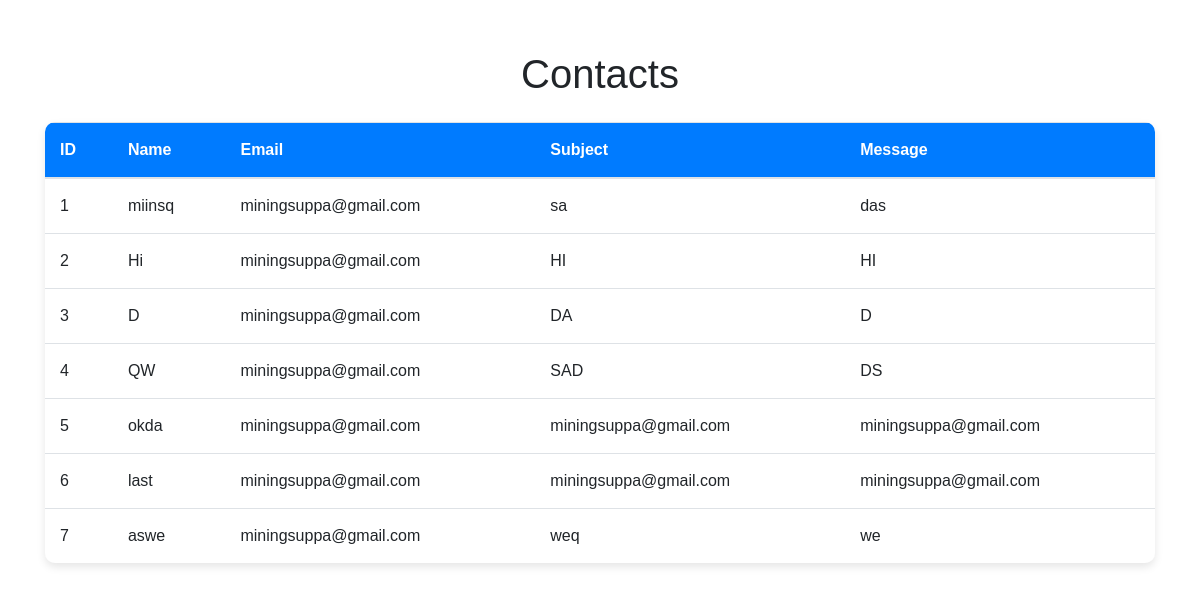
The app's page /view_contacts.php with its own data.
### tables this page shows
CREATE TABLE IF NOT EXISTS `contacts` (
  `id` int(11) NOT NULL AUTO_INCREMENT,
  `name` varchar(255) NOT NULL,
  `email` varchar(255) NOT NULL,
  `subject` varchar(255) NOT NULL,
  `message` text NOT NULL,
  `submitted_at` timestamp NULL DEFAULT CURRENT_TIMESTAMP,
  PRIMARY KEY (`id`)
);

### view_contacts.php (the view, shortened to what this page needs)
<?php
include 'db.php';
$sql = "SELECT * FROM contacts";
$result = $conn->query($sql);
?>
<!DOCTYPE html>
<html lang="en">
<head>
    <link rel="stylesheet" href="https://maxcdn.bootstrapcdn.com/bootstrap/4.5.2/css/bootstrap.min.css">
</head>
<body>
    <div class="container">
        <h1 class="mb-4">Contacts</h1>
        <table class="table table-striped">
            <thead>
                <tr>
                    <th>ID</th>
                    <th>Name</th>
                    <th>Email</th>
                    <th>Subject</th>
                    <th>Message</th>
                </tr>
            </thead>
            <tbody>
                <?php
                if ($result->num_rows > 0) {
                    while($row = $result->fetch_assoc()) {
                        echo "<tr>";
                        echo "<td>" . $row["id"] . "</td>";
                        echo "<td>" . $row["name"] . "</td>";
                        echo "<td>" . $row["email"] . "</td>";
                        echo "<td>" . $row["subject"] . "</td>";
                        echo "<td>" . $row["message"] . "</td>";
                        echo "</tr>";
                    }
                } else {
                    echo "<tr><td colspan='5'>No contacts found</td></tr>";
                }
                ?>
            </tbody>
        </table>
    </div>
</body>
</html>

### view_contacts.php (style rules this page uses)
body { background-image: url('https://www.hdwallpapers.in/download/man_hike_camping_alone_forest_4k_hd_alone-2560x1440.jpg'); font-family: Arial, sans-serif; }
.container { margin-top: 50px; text-align: center; }
.table { background: rgba(255, 255, 255, 0.8); border-radius: 10px; overflow: hidden; box-shadow: 0 4px 8px rgba(0, 0, 0, 0.1); }
.table th, .table td { padding: 15px; text-align: left; }
.table th { background-color: #007bff; color: white; }
.table td { background-color: white; }

### records on screen
contacts: id "1", name "miinsq", email "miningsuppa@gmail.com", subject "sa", message "das"
contacts: id "2", name "Hi", email "miningsuppa@gmail.com", subject "HI", message "HI"
contacts: id "3", name "D", email "miningsuppa@gmail.com", subject "DA", message "D"
contacts: id "4", name "QW", email "miningsuppa@gmail.com", subject "SAD", message "DS"
contacts: id "5", name "okda", email "miningsuppa@gmail.com", subject "miningsuppa@gmail.com", message "miningsuppa@gmail.com"
contacts: id "6", name "last", email "miningsuppa@gmail.com", subject "miningsuppa@gmail.com", message "miningsuppa@gmail.com"
contacts: id "7", name "aswe", email "miningsuppa@gmail.com", subject "weq", message "we"
